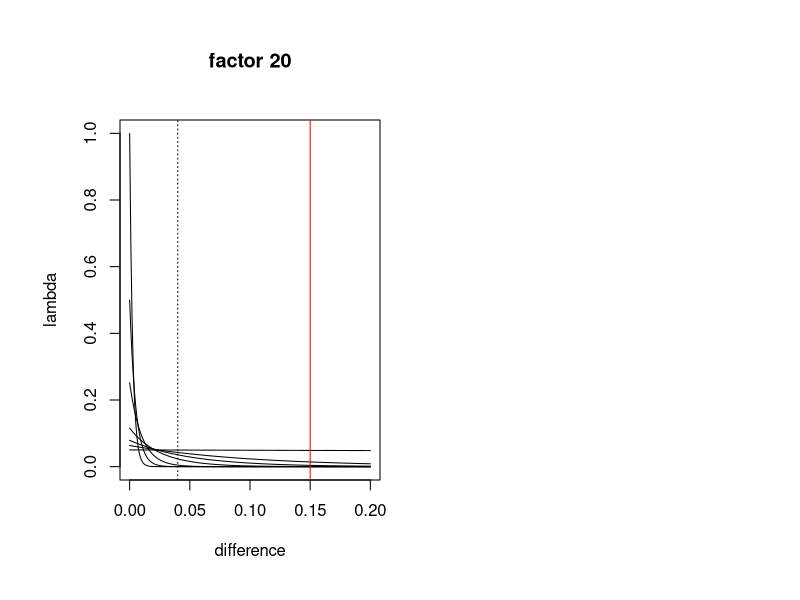

Recreate this plot in R.
# demo how the DD specificity is implemented
# 
# vH <- .01
# vL <- 0.001
# dif <- seq(0, 1, by = 0.001)
# 
# amp_high <- exp(-vH * 100)
# amp_low <- exp(-vL * 100 )
# 
# varHigh <- amp_high * exp(-0.5 * (dif / vH)^2)
# varLow <- amp_low * exp(-0.5 * (dif / vL)^2)
# 
# par(mfrow = c(1,2))
# plot(dif, varHigh, type = "l", main = paste("High Var, amp =", round(amp_high, 2)), ylim = c(0,1))
# plot(dif, varLow, type = "l", main = paste("Low Var, amp =", round(amp_low, 2)), ylim = c(0,1))
# 


# ------------------ new implementaition 2025/08/05 -------------------------

# at the basis of the magnitude of differences between the competition traits of the individuals,
# I implement a exponential kernel for the specificity of density dependent processes

# read in differences file
# dif <- read.delim("~/cyber_synch/local/debug_pdd_ndd/dif/ndd001.txt")
# range(dif)
# hist(dif$X0, breaks = 1000)


# additionally this code shows differences for long and big runs:
# notice that even in scenarios with high richness, the trait difference is < .4

# runs <- readRDS("../local/runs/mstr/20250722/runs128DD.rds")
# 
# runs <- lapply(runs, function(x){
#   names(x$Output) <- x$Model$runs
#   return(x)
# })
# 
# par(mfrow = c(1,2))
# image(runs$ndd1var0.01_pdd1var0.5$Output$`262501`$specMat)
# image(runs$ndd1var0.01_pdd1var0.5$Output$`262501`$compMat)
# range(runs$ndd1var0.01_pdd1var0.5$Output$`262501`$compMat)
# 
# image(runs$ndd0var0.01_pdd0var0.01$Output$`262501`$specMat)
# image(runs$ndd0var0.01_pdd0var0.01$Output$`262501`$compMat)
# range(runs$ndd0var0.01_pdd0var0.01$Output$`262501`$compMat)
# 
# image(runs$ndd0var0.01_pdd0.5var0.1$Output$`262501`$specMat)
# image(runs$ndd0var0.01_pdd0.5var0.1$Output$`262501`$compMat)
# range(runs$ndd0var0.01_pdd0.5var0.1$Output$`262501`$compMat)
# 
# image(runs$ndd0var0.01_pdd1var0.5$Output$`262501`$specMat)
# image(runs$ndd0var0.01_pdd1var0.5$Output$`262501`$compMat)
# range(runs$ndd0var0.01_pdd1var0.5$Output$`262501`$compMat)
# 
# for (i in (1:length(runs$ndd0var0.01_pdd0var0.01$Output))) {
#   print(diff(range(runs$ndd1var0.01_pdd1var0.5$Output[[i]]$compMat)))
# }
# for (i in (1:length(runs$ndd1var0.01_pdd1var0.5$Output))) {
#   print(diff(range(runs$ndd0var0.01_pdd0var0.01$Output[[i]]$compMat)))
# }
# for (i in (1:length(runs$ndd1var0.01_pdd1var0.5$Output))) {
#   print(diff(range(runs$ndd0var0.01_pdd0.5var0.1$Output[[i]]$compMat)))
# }
# for (i in (1:length(runs$ndd1var0.01_pdd1var0.5$Output))) {
#   print(diff(range(runs$ndd0var0.01_pdd1var0.5$Output[[i]]$compMat)))
# }

# store <- numeric(0)
# for (i in (1:length(runs$ndd1var0.01_pdd1var0.5$Output))) {
#   store[i] <- diff(range(runs$ndd1var0.01_pdd1var0.5$Output[[i]]$compMat))
# }
# mean(store)
#  interspecific trait differences can range from .15 to .4, depending on settings


# how much does one species differ ?
# #  intraspecific trait differences is < .07 through most settings
# store <- numeric(0)
# ite <- 1
# for (i in (1:length(runs$ndd1var0.1_pdd0.5var0.01$Output))) {
#   for (j in unique(as.vector(runs$ndd1var0.1_pdd0.5var0.01$Output[[i]]$specMat))) {
#     idx <-  runs$ndd1var0.1_pdd0.5var0.01$Output[[i]]$specMat == j
#     store[ite] <- diff(range(runs$ndd1var0.1_pdd0.5var0.01$Output[[i]]$compMat[idx]))
#     ite <- ite +1
#   }
# }
# quantile(store)
# hist(store, breaks = 100)


# this is the kernel function ----------------------------------------------------------------------------
nicheWidthFunction <- function(x, lambda = 1, factor = 20) {
  # Exponential distribution: f(x) = lambda * exp(-lambda * x)
  # This automatically integrates to 1 over [0, infinity]
  # For x in [0, 1], we need to normalize
  
  # Calculate the normalization factor for interval [0, 1]
  norm_factor <- lambda / (1 - exp(-lambda))
  
  # Return the normalized function
  # factor 20 is needed, to make the kernel more specific
  # / 20 is needed to scale between 0 and 1
  #   this only works if lambda <= 20
  return((norm_factor * exp(-lambda * x * factor)) / 20) 
}
# -----------------------------------------------------------------------------------------------------------------

# why factor 20 ?
par(mfrow = c(1,2), mar = c(6,6,6,1))
plot(nicheWidthFunction(seq(0,.2,0.001),lambda = 20, factor = 20), type = "l",
     x = seq(0,.2,0.001), xlab = "difference", ylab = "lambda", main = "factor 20")
lines(nicheWidthFunction(seq(0,.2,0.001), lambda = 10, factor = 20),x = seq(0,.2,0.001))
lines(nicheWidthFunction(seq(0,.2,0.001),lambda = 5, factor = 20), x = seq(0,.2,0.001))
lines(nicheWidthFunction(seq(0,.2,0.001),lambda = 2, factor = 20), x = seq(0,.2,0.001))
lines(nicheWidthFunction(seq(0,.2,0.001),lambda = 1, factor = 20), x = seq(0,.2,0.001))
lines(nicheWidthFunction(seq(0,.2,0.001),lambda = .5, factor = 20), x = seq(0,.2,0.001))
lines(nicheWidthFunction(seq(0,.2,0.001),lambda = .01, factor = 20), x = seq(0,.2,0.001))
abline(v = 0.04, lty = 3)
abline(v = 0.15, lty = 1, col = "red" )


